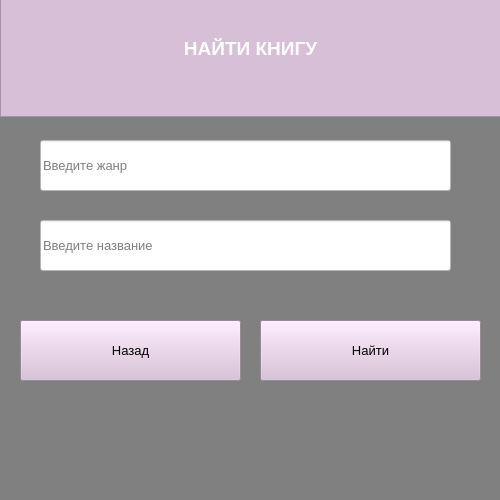
<?xml version="1.0" encoding="UTF-8"?>
<ui version="4.0">
 <class>MainWindow</class>
 <widget class="QMainWindow" name="MainWindow">
  <property name="geometry">
   <rect>
    <x>0</x>
    <y>0</y>
    <width>500</width>
    <height>500</height>
   </rect>
  </property>
  <property name="font">
   <font>
    <family>Bahnschrift Light</family>
    <pointsize>18</pointsize>
   </font>
  </property>
  <property name="windowTitle">
   <string>MainWindow</string>
  </property>
  <property name="styleSheet">
   <string notr="true">background-color: #808080</string>
  </property>
  <widget class="QWidget" name="centralwidget">
   <widget class="QPushButton" name="button_find">
    <property name="geometry">
     <rect>
      <x>260</x>
      <y>320</y>
      <width>221</width>
      <height>61</height>
     </rect>
    </property>
    <property name="font">
     <font>
      <family>Arial</family>
      <pointsize>10</pointsize>
     </font>
    </property>
    <property name="styleSheet">
     <string notr="true">background-color: #D8BFD8</string>
    </property>
    <property name="text">
     <string>Найти</string>
    </property>
   </widget>
   <widget class="QPushButton" name="pushButton_2">
    <property name="geometry">
     <rect>
      <x>20</x>
      <y>320</y>
      <width>221</width>
      <height>61</height>
     </rect>
    </property>
    <property name="font">
     <font>
      <family>Arial</family>
      <pointsize>10</pointsize>
     </font>
    </property>
    <property name="styleSheet">
     <string notr="true">background-color: #D8BFD8</string>
    </property>
    <property name="text">
     <string>Назад</string>
    </property>
   </widget>
   <widget class="QLineEdit" name="lineEdit">
    <property name="geometry">
     <rect>
      <x>40</x>
      <y>220</y>
      <width>411</width>
      <height>51</height>
     </rect>
    </property>
    <property name="font">
     <font>
      <family>Arial</family>
      <pointsize>10</pointsize>
     </font>
    </property>
    <property name="styleSheet">
     <string notr="true">background-color: #fff</string>
    </property>
    <property name="inputMask">
     <string/>
    </property>
    <property name="text">
     <string/>
    </property>
    <property name="dragEnabled">
     <bool>false</bool>
    </property>
    <property name="placeholderText">
     <string>Введите название</string>
    </property>
   </widget>
   <widget class="QLineEdit" name="lineEdit_2">
    <property name="geometry">
     <rect>
      <x>40</x>
      <y>140</y>
      <width>411</width>
      <height>51</height>
     </rect>
    </property>
    <property name="font">
     <font>
      <family>Arial</family>
      <pointsize>10</pointsize>
     </font>
    </property>
    <property name="styleSheet">
     <string notr="true">background-color: #fff</string>
    </property>
    <property name="placeholderText">
     <string>Введите жанр</string>
    </property>
   </widget>
   <widget class="QTextEdit" name="textEdit">
    <property name="geometry">
     <rect>
      <x>0</x>
      <y>-4</y>
      <width>501</width>
      <height>121</height>
     </rect>
    </property>
    <property name="styleSheet">
     <string notr="true">background-color: #D8BFD8</string>
    </property>
    <property name="html">
     <string>&lt;!DOCTYPE HTML PUBLIC &quot;-//W3C//DTD HTML 4.0//EN&quot; &quot;http://www.w3.org/TR/REC-html40/strict.dtd&quot;&gt;
&lt;html&gt;&lt;head&gt;&lt;meta name=&quot;qrichtext&quot; content=&quot;1&quot; /&gt;&lt;style type=&quot;text/css&quot;&gt;
p, li { white-space: pre-wrap; }
&lt;/style&gt;&lt;/head&gt;&lt;body style=&quot; font-family:'MS Shell Dlg 2'; font-size:7.8pt; font-weight:400; font-style:normal;&quot;&gt;
&lt;p align=&quot;center&quot; style=&quot;-qt-paragraph-type:empty; margin-top:0px; margin-bottom:0px; margin-left:0px; margin-right:0px; -qt-block-indent:0; text-indent:0px;&quot;&gt;&lt;br /&gt;&lt;/p&gt;
&lt;p align=&quot;center&quot; style=&quot;-qt-paragraph-type:empty; margin-top:0px; margin-bottom:0px; margin-left:0px; margin-right:0px; -qt-block-indent:0; text-indent:0px; font-size:14pt; font-weight:600; color:#ffffff;&quot;&gt;&lt;br /&gt;&lt;/p&gt;
&lt;p align=&quot;center&quot; style=&quot; margin-top:0px; margin-bottom:0px; margin-left:0px; margin-right:0px; -qt-block-indent:0; text-indent:0px;&quot;&gt;&lt;span style=&quot; font-size:14pt; font-weight:600; color:#ffffff;&quot;&gt;НАЙТИ КНИГУ&lt;/span&gt;&lt;/p&gt;&lt;/body&gt;&lt;/html&gt;</string>
    </property>
   </widget>
  </widget>
  <widget class="QMenuBar" name="menubar">
   <property name="geometry">
    <rect>
     <x>0</x>
     <y>0</y>
     <width>500</width>
     <height>26</height>
    </rect>
   </property>
  </widget>
  <widget class="QStatusBar" name="statusbar"/>
 </widget>
 <resources/>
 <connections/>
</ui>
